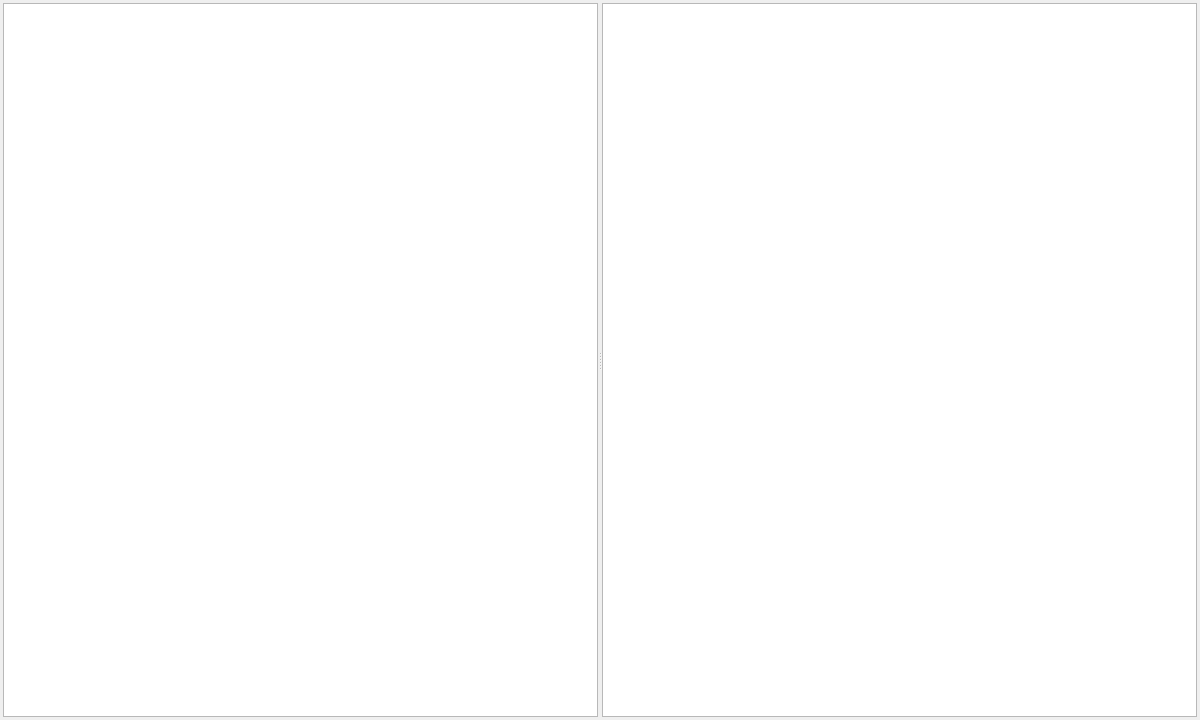
<?xml version="1.0" encoding="UTF-8"?>
<ui version="4.0">
    <class>templates</class>
    <widget class="QWidget" name="templates">
        <property name="geometry">
            <rect>
                <x>0</x>
                <y>0</y>
                <width>1200</width>
                <height>720</height>
            </rect>
        </property>
        <property name="sizePolicy">
            <sizepolicy hsizetype="Fixed" vsizetype="Fixed">
                <horstretch>0</horstretch>
                <verstretch>0</verstretch>
            </sizepolicy>
        </property>
        <property name="minimumSize">
            <size>
                <width>1200</width>
                <height>720</height>
            </size>
        </property>
        <property name="maximumSize">
            <size>
                <width>1200</width>
                <height>720</height>
            </size>
        </property>
        <property name="font">
            <font>
                <family>Georgia</family>
                <pointsize>12</pointsize>
            </font>
        </property>
        <property name="windowTitle">
            <string>Templates</string>
        </property>
        <widget class="QSplitter" name="splitter">
            <property name="geometry">
                <rect>
                    <x>3</x>
                    <y>3</y>
                    <width>1194</width>
                    <height>714</height>
                </rect>
            </property>
            <property name="orientation">
                <enum>Qt::Horizontal</enum>
            </property>
            <widget class="QListWidget" name="listWidget"/>
            <widget class="QPlainTextEdit" name="plainTextEdit"/>
        </widget>
    </widget>
    <resources/>
    <connections/>
</ui>
